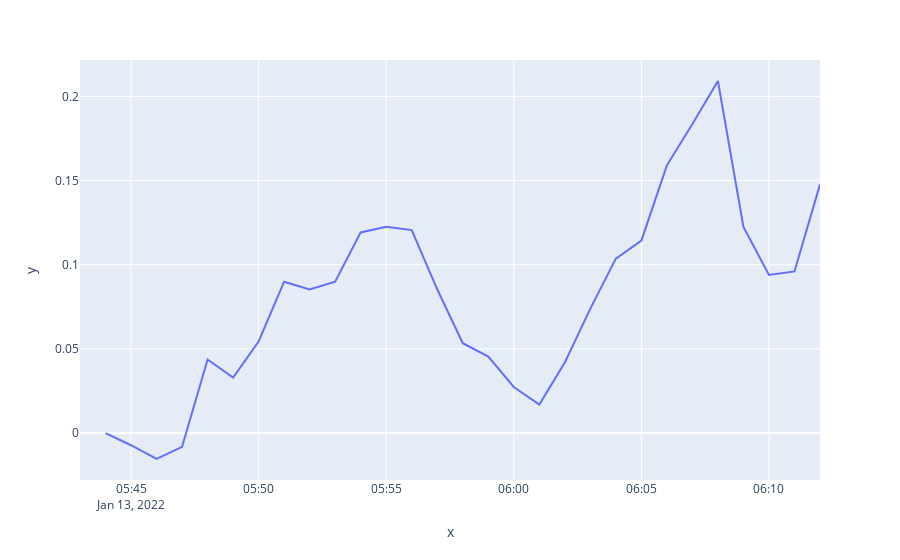

The notebook cell saved with this chart:
### Code cell
cumulretpct = cumulret * 100
cumulretpct = cumulretpct.reset_index()
cumulretpct.dtypes
import plotly.express as px
import matplotlib.pyplot as plt
fig = px.line(x=cumulretpct['Time'],y=cumulretpct['Open'])
fig.show()
#plt.plot(cumulretpct['Time'],cumulretpct['Open'])

### Figure 1 — Plotly figure (JSON) as saved in the notebook; plotly's stock layout.template omitted (floating-point values rounded to 4 significant figures)
{"data": [{"hovertemplate": "x=%{x}<br>y=%{y}<extra></extra>", "legendgroup": "", "line": {"color": "#636efa", "dash": "solid"}, "mode": "lines", "name": "", "orientation": "v", "showlegend": false, "type": "scatter", "x": ["2022-01-13T05:43:00", "2022-01-13T05:44:00", "2022-01-13T05:45:00", "2022-01-13T05:46:00", "2022-01-13T05:47:00", "2022-01-13T05:48:00", "2022-01-13T05:49:00", "2022-01-13T05:50:00", "2022-01-13T05:51:00", "2022-01-13T05:52:00", "2022-01-13T05:53:00", "2022-01-13T05:54:00", "2022-01-13T05:55:00", "2022-01-13T05:56:00", "2022-01-13T05:57:00", "2022-01-13T05:58:00", "2022-01-13T05:59:00", "2022-01-13T06:00:00", "2022-01-13T06:01:00", "2022-01-13T06:02:00", "2022-01-13T06:03:00", "2022-01-13T06:04:00", "2022-01-13T06:05:00", "2022-01-13T06:06:00", "2022-01-13T06:07:00", "2022-01-13T06:08:00", "2022-01-13T06:09:00", "2022-01-13T06:10:00", "2022-01-13T06:11:00", "2022-01-13T06:12:00"], "xaxis": "x", "y": [null, 0, -0.007239, -0.01542, -0.008179, 0.04366, 0.03297, 0.05441, 0.08992, 0.08524, 0.08994, 0.1192, 0.1225, 0.1206, 0.08541, 0.05338, 0.04538, 0.02738, 0.01691, 0.04188, 0.0739, 0.1036, 0.1143, 0.159, 0.1835, 0.2091, 0.1224, 0.09395, 0.09599, 0.1477], "yaxis": "y"}], "layout": {"legend": {"tracegroupgap": 0}, "margin": {"t": 60}, "xaxis": {"anchor": "y", "domain": [0, 1], "title": {"text": "x"}}, "yaxis": {"anchor": "x", "domain": [0, 1], "title": {"text": "y"}}}}
